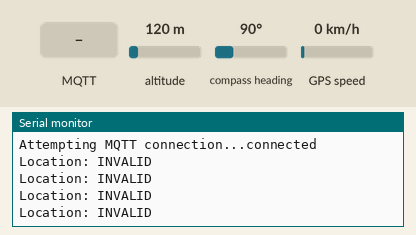
Recording of a sketch running on a simulated ESP8266 (NodeMCU). Shown: the last lines printed to the serial monitor. The test bench sets the inputs (shaded band); at power-on: altitude 120 m, compass heading 90°, GPS speed 0 km/h. WiFi joins after 1.5 s; servers stay silent unless stated; the GPS gets a fix after 3 s at 37.7749, -122.4194 with 8 satellites; no MQTT or app messages arrive unless stated.

Above: at 2.7 s.
2.8 s: MQTT message "gps" arrives on the first subscribed topic
At 3.4 s:
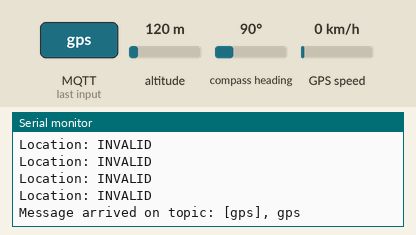
5.0 s: MQTT message "1" arrives on the first subscribed topic
At 5.5 s:
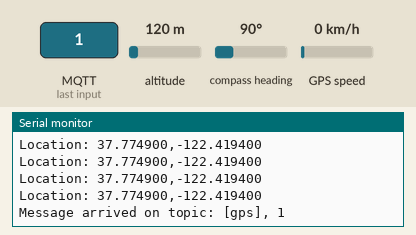
6.5 s: MQTT message "on" arrives on the first subscribed topic
8.0 s: MQTT message "off" arrives on the first subscribed topic
At 8.5 s:
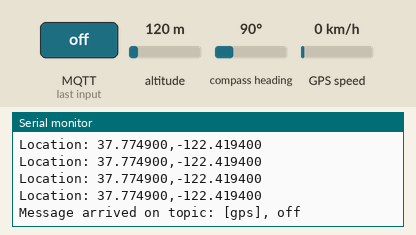

Measured:
- after the input at 2.8 s, the serial monitor: prints a new line at once (image 1)
- after the input at 5.0 s, the serial monitor: prints a new line at once (image 2)
- after the input at 8.0 s, the serial monitor: prints a new line at once (image 3)

The sketch:

gps-mqtt.ino
```cpp
#include <ESP8266WiFi.h>
#include <PubSubClient.h>
#include <TinyGPS++.h>
#include <SoftwareSerial.h>

// Update these with values suitable for your network.

static const int RXPin = D5, TXPin = D3;
static const uint32_t GPSBaud = 9600;

const char* ssid = "OnePlus5";
const char* password = "1234567890";
const char* mqtt_server = "broker.mqttdashboard.com";
const char* clientID = "guest";
const char* outTopic = "gpstest";
const char* inTopic = "gps";
char message_buff[100];

long lastMsg = 0;
long lastRecu = 0;
bool debug = false;
// The TinyGPS++ object
TinyGPSPlus gps;

// The serial connection to the GPS device
SoftwareSerial ss(RXPin, TXPin);
WiFiClient espClient;
PubSubClient client(espClient);
unsigned long previousMillis = 0;        // will store last temp was read
const long interval = 2000;              // interval at which to read sensor

char msg[50];

void setup_wifi() {

  delay(10);
  // We start by connecting to a WiFi network
  Serial.println();
  Serial.print("Connecting to ");
  Serial.println(ssid);

  WiFi.begin(ssid, password);

  while (WiFi.status() != WL_CONNECTED) {
    delay(500);
    Serial.print(".");
  }

  Serial.println("");
  Serial.println("WiFi connected");
  Serial.println("IP address: ");
  Serial.println(WiFi.localIP());
}

void callback(char* topic, byte* payload, unsigned int length) {
  // Conver the incoming byte array to a string
  payload[length] = '\0'; // Null terminator used to terminate the char array
  String message = (char*)payload;

  Serial.print("Message arrived on topic: [");
  Serial.print(topic);
  Serial.print("], ");
  Serial.println(message);

  if(message == "gps"){
    char str1[16];
    char str2[16];
    dtostrf(gps.location.lat(), 10, 6, str1);
    dtostrf(gps.location.lng(), 10, 6, str2);

    char str3[4]= ",";
    char str [160] = "https://www.google.com/maps/place/";
    strcat(str, str1);
    strcat(str, str3);
    strcat(str, str2);

    client.publish(outTopic, str, true);

  }

}

void reconnect() {
  // Loop until we're reconnected
  while (!client.connected()) {
    Serial.print("Attempting MQTT connection...");
    // Attempt to connect
    if (client.connect(clientID)) {
      Serial.println("connected");
      // Once connected, publish an announcement...
      client.publish(outTopic, clientID);
      // ... and resubscribe
      client.subscribe(inTopic);
    } else {
      Serial.print("failed, rc=");
      Serial.print(client.state());
      Serial.println(" try again in 5 seconds");
      // Wait 5 seconds before retrying
      delay(5000);
    }
  }
}

void setup() {
  Serial.begin(115200);
  setup_wifi();
  client.setServer(mqtt_server, 1883);
  client.setCallback(callback);
  ss.begin(GPSBaud);          // initialize gps sensor

}

void loop() {

  if (!client.connected()) {
    reconnect();
  }
  client.loop();
  while (ss.available() > 0)
   if (gps.encode(ss.read()))
     displayInfo();
}

void displayInfo()
{
  Serial.print(F("Location: "));
  if (gps.location.isValid())
  {
    Serial.print(gps.location.lat(), 6);
    Serial.print(F(","));
    Serial.print(gps.location.lng(), 6);
  }
  else
  {
    Serial.print(F("INVALID"));
  }
  Serial.println();
}
```
